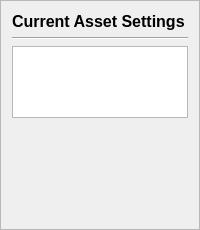
        <widget class="QFrame" name="frame_3">
         <property name="frameShape">
          <enum>QFrame::StyledPanel</enum>
         </property>
         <property name="frameShadow">
          <enum>QFrame::Raised</enum>
         </property>
         <layout class="QVBoxLayout" name="verticalLayout_8">
          <item>
           <layout class="QVBoxLayout" name="verticalLayout_9">
            <item>
             <widget class="QLabel" name="currentDataLabel">
              <property name="font">
               <font>
                <pointsize>12</pointsize>
                <weight>75</weight>
                <bold>true</bold>
               </font>
              </property>
              <property name="lineWidth">
               <number>1</number>
              </property>
              <property name="text">
               <string>Current Asset Settings</string>
              </property>
             </widget>
            </item>
            <item>
             <widget class="Line" name="line">
              <property name="orientation">
               <enum>Qt::Horizontal</enum>
              </property>
             </widget>
            </item>
            <item>
             <widget class="QTextBrowser" name="currentAssetData">
              <property name="lineWidth">
               <number>0</number>
              </property>
              <property name="verticalScrollBarPolicy">
               <enum>Qt::ScrollBarAsNeeded</enum>
              </property>
              <property name="horizontalScrollBarPolicy">
               <enum>Qt::ScrollBarAsNeeded</enum>
              </property>
              <property name="sizeAdjustPolicy">
               <enum>QAbstractScrollArea::AdjustToContents</enum>
              </property>
             </widget>
            </item>
            <item>
             <spacer name="verticalSpacer_3">
              <property name="orientation">
               <enum>Qt::Vertical</enum>
              </property>
              <property name="sizeHint" stdset="0">
               <size>
                <width>20</width>
                <height>100</height>
               </size>
              </property>
             </spacer>
            </item>
           </layout>
          </item>
         </layout>
        </widget>
